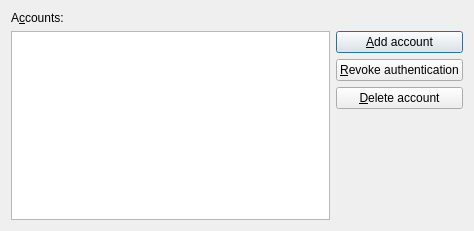
<?xml version="1.0" encoding="UTF-8"?>
<ui version="4.0">
 <class>ManageAccountsDialog</class>
 <widget class="QDialog" name="ManageAccountsDialog">
  <property name="geometry">
   <rect>
    <x>0</x>
    <y>0</y>
    <width>474</width>
    <height>231</height>
   </rect>
  </property>
  <property name="windowTitle">
   <string>Dialog</string>
  </property>
  <layout class="QVBoxLayout" name="verticalLayout">
   <item>
    <widget class="QLabel" name="accountsLabel">
     <property name="text">
      <string>A&amp;ccounts:</string>
     </property>
     <property name="buddy">
      <cstring>tableView</cstring>
     </property>
    </widget>
   </item>
   <item>
    <layout class="QHBoxLayout" name="buttonsAndTableHorizontalLayout">
     <item>
      <widget class="QTableView" name="tableView">
       <property name="selectionBehavior">
        <enum>QAbstractItemView::SelectRows</enum>
       </property>
       <attribute name="horizontalHeaderHighlightSections">
        <bool>false</bool>
       </attribute>
       <attribute name="verticalHeaderVisible">
        <bool>false</bool>
       </attribute>
       <attribute name="verticalHeaderHighlightSections">
        <bool>false</bool>
       </attribute>
      </widget>
     </item>
     <item>
      <layout class="QVBoxLayout" name="buttonsVerticalLayout">
       <item>
        <widget class="QPushButton" name="addNewAccountButton">
         <property name="text">
          <string>&amp;Add account</string>
         </property>
        </widget>
       </item>
       <item>
        <widget class="QPushButton" name="revokeAuthenticationButton">
         <property name="text">
          <string>&amp;Revoke authentication</string>
         </property>
        </widget>
       </item>
       <item>
        <widget class="QPushButton" name="deleteAccountButton">
         <property name="text">
          <string>&amp;Delete account</string>
         </property>
        </widget>
       </item>
       <item>
        <spacer name="verticalSpacer">
         <property name="orientation">
          <enum>Qt::Vertical</enum>
         </property>
         <property name="sizeHint" stdset="0">
          <size>
           <width>20</width>
           <height>60</height>
          </size>
         </property>
        </spacer>
       </item>
      </layout>
     </item>
    </layout>
   </item>
  </layout>
 </widget>
 <resources/>
 <connections/>
</ui>
